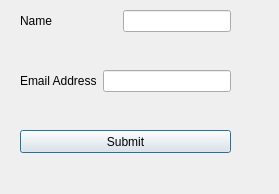
<?xml version="1.0" encoding="UTF-8"?>
<ui version="4.0">
 <class>Dialog</class>
 <widget class="QDialog" name="Dialog">
  <property name="geometry">
   <rect>
    <x>0</x>
    <y>0</y>
    <width>279</width>
    <height>194</height>
   </rect>
  </property>
  <property name="windowTitle">
   <string>Dialog</string>
  </property>
  <widget class="QPushButton" name="pushButton">
   <property name="geometry">
    <rect>
     <x>20</x>
     <y>130</y>
     <width>211</width>
     <height>23</height>
    </rect>
   </property>
   <property name="text">
    <string>Submit</string>
   </property>
  </widget>
  <widget class="QWidget" name="horizontalLayoutWidget">
   <property name="geometry">
    <rect>
     <x>20</x>
     <y>10</y>
     <width>211</width>
     <height>22</height>
    </rect>
   </property>
   <layout class="QHBoxLayout" name="horizontalLayout">
    <item>
     <widget class="QLabel" name="label">
      <property name="text">
       <string>Name</string>
      </property>
     </widget>
    </item>
    <item>
     <spacer name="horizontalSpacer">
      <property name="orientation">
       <enum>Qt::Horizontal</enum>
      </property>
      <property name="sizeHint" stdset="0">
       <size>
        <width>17</width>
        <height>17</height>
       </size>
      </property>
     </spacer>
    </item>
    <item>
     <widget class="QLineEdit" name="lineEdit"/>
    </item>
   </layout>
  </widget>
  <widget class="QWidget" name="horizontalLayoutWidget_2">
   <property name="geometry">
    <rect>
     <x>20</x>
     <y>70</y>
     <width>211</width>
     <height>22</height>
    </rect>
   </property>
   <layout class="QHBoxLayout" name="horizontalLayout_2">
    <item>
     <widget class="QLabel" name="label_2">
      <property name="text">
       <string>Email Address</string>
      </property>
     </widget>
    </item>
    <item>
     <widget class="QLineEdit" name="lineEdit_2"/>
    </item>
   </layout>
  </widget>
  <widget class="QWidget" name="verticalLayoutWidget">
   <property name="geometry">
    <rect>
     <x>20</x>
     <y>10</y>
     <width>211</width>
     <height>151</height>
    </rect>
   </property>
   <layout class="QVBoxLayout" name="verticalLayout_2"/>
  </widget>
 </widget>
 <resources/>
 <connections/>
</ui>
